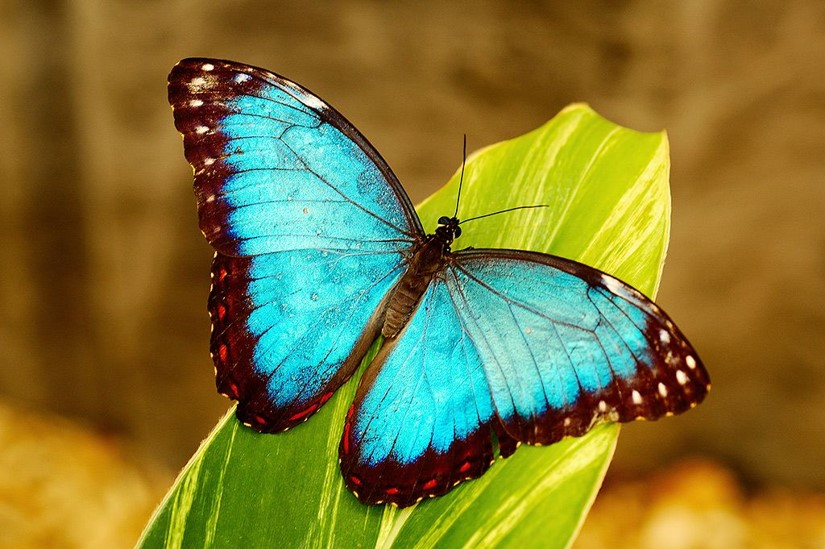
#> input picture butterfly.jpg, 825 x 549 px
$ python geometric.py
#> lines starting #> are read from the running program, lines starting #| are printed output that depends on the picture
from PIL import Image

def somefunc():

    pic = Image.open("butterfly.jpg")
    for x in range(pic.size[0]):
       for y in range(pic.size[1]):
            (red,green,blue) = pic.getpixel((x,y))
            pic.putpixel((x,y),(red,0,0))

    pic.show()


#somefunc()


def darken():
    pic = Image.open("butterfly.jpg")
    for x in range( pic.size[0]):
       for y in range( pic.size[1] ):
          (red,green,blue) = pic.getpixel( (x,y) )
          newRed = red/2
          newGreen = green/2
          newBlue = blue/2
          pic.putpixel((x, y),(newRed,newGreen,newBlue))

    pic.show()


def mystery(N):
    pic = Image.open("butterfly.jpg")

    for x in range(pic.size[0]):
        for y in range(pic.size[1]-N):
            fromX = x
            fromY = y+N
            (newRed,newGreen,newBlue) = pic.getpixel((fromX,fromY))
            pic.putpixel((x, y),(newRed,newGreen,newBlue))


    pic.show()


def mystery2(N):
#> called with N = 100
  pic = Image.open("butterfly.jpg")
#> pic is the input picture: PIL image 825x549 RGB; mean R, G, B 126.1, 120.2, 54.2
  for x in range(pic.size[0]):
    for y in range(pic.size[1]-1, N+1, -1):
      fromX = x
      fromY = y-N
      (newRed,newGreen,newBlue) = pic.getpixel((fromX,fromY))
      pic.putpixel((x, y),(newRed,newGreen,newBlue))
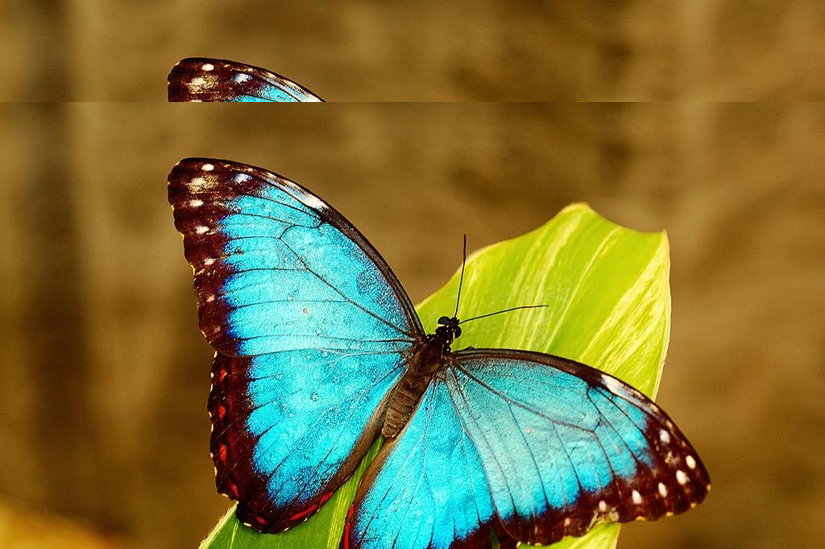
#> pic: PIL image 825x549 RGB; mean R, G, B 122.6, 112.6, 55.8

  pic.show()

# darken()
mystery2(100)
